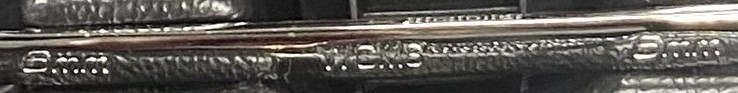
#> input picture boundries/im15.jpg, 738 x 93 px
$ python test.py
#> lines starting #> are read from the running program, lines starting #| are printed output that depends on the picture; after the words box and inside, x2 and y2 are one past the last pixel; in counts of white or black regions, pixels touching at a corner belong together
import cv2
import numpy as np
from matplotlib import pyplot as plt

# Load the image
image = cv2.imread(r"boundries/im15.jpg",cv2.IMREAD_UNCHANGED)
#> image is the input picture: shape (93, 738, 3); mean B, G, R 83.4, 88.5, 92.4

# Display the image
#normalized_image = cv2.normalize(image, None, 0, 1, cv2.NORM_MINMAX)
#cv2.imshow("norm", normalized_image)
gray = cv2.cvtColor(image,cv2.COLOR_BGR2GRAY)
cv2.imshow("Im", gray)
#normalized_image = cv2.normalize(image, None, 0, 1, cv2.NORM_MINMAX)
#cv2.imshow("norm", normalized_image)
ret, thresh = cv2.threshold(gray,90,255,cv2.THRESH_BINARY_INV )
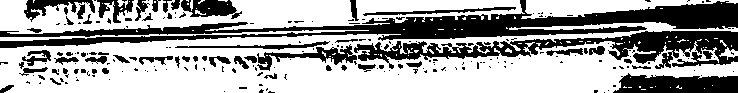
#> thresh: shape (93, 738); 63.8% white; 221 black regions (166 under 20 px), largest, box (x1, y1, x2, y2) and area: (0, 0, 738, 48) 10566, (354, 31, 738, 69) 5508, (613, 73, 738, 93) 1935
cv2.imshow("Ima", thresh)
result = image.copy()
kernel = np.ones((3,3),np.uint8)
cv2.imshow("kernel", kernel)
opening = cv2.morphologyEx(thresh,cv2.MORPH_OPEN,kernel, iterations = 2)
#> opening: shape (93, 738); 52.1% white; 38 black regions (32 under 20 px), largest, box (x1, y1, x2, y2) and area: (0, 0, 738, 85) 30371, (604, 71, 738, 93) 2044, (74, 69, 97, 81) 114, (0, 85, 14, 93) 66, (259, 84, 275, 93) 65, (477, 62, 485, 69) 20
cv2.imshow("open", opening)
# sure background area

sure_bg = cv2.dilate(opening,kernel,iterations=1)
#> sure_bg: shape (93, 738); 60% white; 21 black regions (10 under 20 px)
cv2.imshow("Imag", sure_bg)
# Finding sure foreground area
dist_transform = cv2.distanceTransform(thresh,cv2.DIST_L1,5)
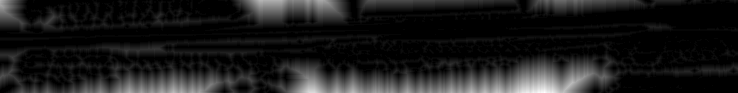
#> dist_transform: shape (93, 738) float32; min 0, max 41, mean 4.4; drawn with min black and max white
#cv2.imshow("I", dist_transform)
contours, hierarchy= cv2.findContours(thresh, cv2.RETR_TREE, cv2.CHAIN_APPROX_SIMPLE)
#> contours = 338 contours, 263 with area under 20; largest, box (x1, y1, x2, y2) and area: (0, 22, 738, 93) 32454, (0, 0, 525, 34) 10106, (521, 0, 738, 19) 1904, (256, 44, 358, 72) 1000, (362, 6, 517, 17) 562
for i in range(len(contours)):
    print(i)
   #print(hierarchy)
    if hierarchy[0,i,3] <0:
         x,y,w,h = cv2.boundingRect(contours[i])
         if w > 10 and h >10:
            cv2.rectangle(result, (x, y), (x+w, y+h), (255, 0, 0), 1)
            (wt, ht), _ = cv2.getTextSize(
        'drawer ' + str(0)+'%', cv2.FONT_HERSHEY_SIMPLEX, .003*w, 1)
    if hierarchy[0,i,3] == 0:
        x,y,w,h = cv2.boundingRect(contours[i])
        if w > 10 and h >10:
            cv2.rectangle(result, (x, y), (x+w, y+h), (0, 0, 255), 1)
            (wt, ht), _ = cv2.getTextSize(
        'toolname ' + str(0)+'%', cv2.FONT_HERSHEY_SIMPLEX, .003*w, 1)

# Prints the text.
            img = cv2.rectangle(result, (x, y - ht), (x + wt, y), (0, 0, 255), -1)
            cv2.putText(result, 'none' + str(0)+'%', (x, y),cv2.FONT_HERSHEY_SIMPLEX,.003*w, (36,255,12), 1)
            temp= str(x) +str(y) +str(w) +str(h) +".jpg"
    #print("x,y,w,h:",x,y,w,h)
            if w>4 and h>4:
        #print(image.shape)
                cropped_image = image[y:y+h, x:x+w].copy()
        #print(cropped_image)
                cv2.imshow( "cropped",cropped_image )
                cv2.imwrite('boundries/im15/img' +temp,cropped_image)
#> this loop made 338 passes
#> (x, y, w, h, wt, ht) on passes 25, 55, 63, 283, 299: (719, 47, 19, 13, 10, 2), (0, 30, 369, 11, 183, 24), (0, 22, 738, 71, 364, 47), (521, 0, 217, 19, 108, 15), (0, 0, 525, 34, 259, 34)
#> (x, y, w, h) on passes 1 to 6: (641, 89, 5, 1), (704, 88, 1, 1), (670, 87, 1, 1), (650, 87, 3, 1), (628, 87, 4, 1), (655, 86, 1, 1)
#| 0
#| 1
#| 2
#| 3
#| 4
#| 5
#| 6
#| 7
#> (further printed lines are left out)
#> result: shape (93, 738, 3); 4.6% of pixels changed, all inside (x1, y1, x2, y2) = (0, 0, 738, 93)

    #i=i+1


cv2.imshow("bounding boxes", result)
# noise removal

ret, sure_fg = cv2.threshold(dist_transform,0.10*dist_transform.max(),255,50)
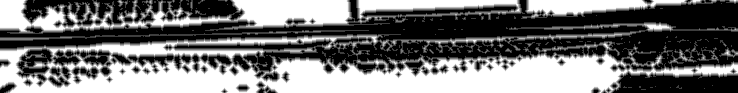
#> sure_fg: shape (93, 738) float32; min 0, max 4.1, mean 1.9; drawn with min black and max white
#> ret = 4.1
# Finding unknown region
sure_fg = np.uint8(sure_fg)
cv2.imshow("Imagee", sure_fg)
unknown = cv2.subtract(sure_bg,sure_fg)

# Marker labelling
ret, markers = cv2.connectedComponents(sure_fg)
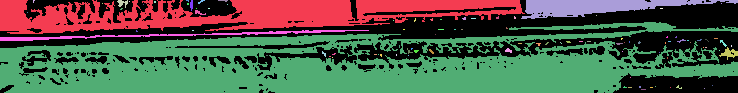
#> markers: shape (93, 738) int32; 99 distinct labels, from 0 to 98; one colour per label, 0 black
#> ret = 99

# Add one to all labels so that sure background is not 0, but 1
markers = markers+1
#> markers: shape (93, 738) int32; 99 distinct labels, from 1 to 99
# Now, mark the region of unknown with zero
markers[unknown==255] = 0
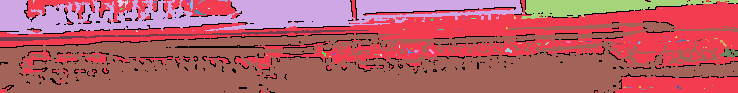
#> markers: shape (93, 738) int32; 100 distinct labels, from 0 to 99; one colour per label, 0 black
markers = cv2.watershed(image,markers)
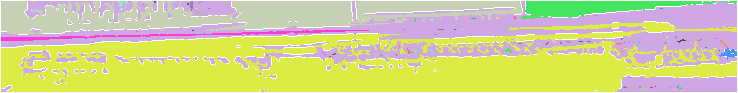
#> markers: shape (93, 738) int32; 100 distinct labels, from -1 to 99; one colour per label, 0 black, -1 white

image[markers == -1] = [255,0,0]
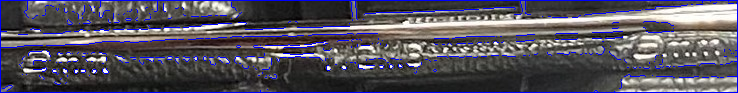
#> image: shape (93, 738, 3); 6.6% of pixels changed, all inside (x1, y1, x2, y2) = (0, 0, 738, 93)
cv2.imshow("Image", image)
# Wait for the user to press a key
cv2.waitKey(0)
cv2.destroyAllWindows()
